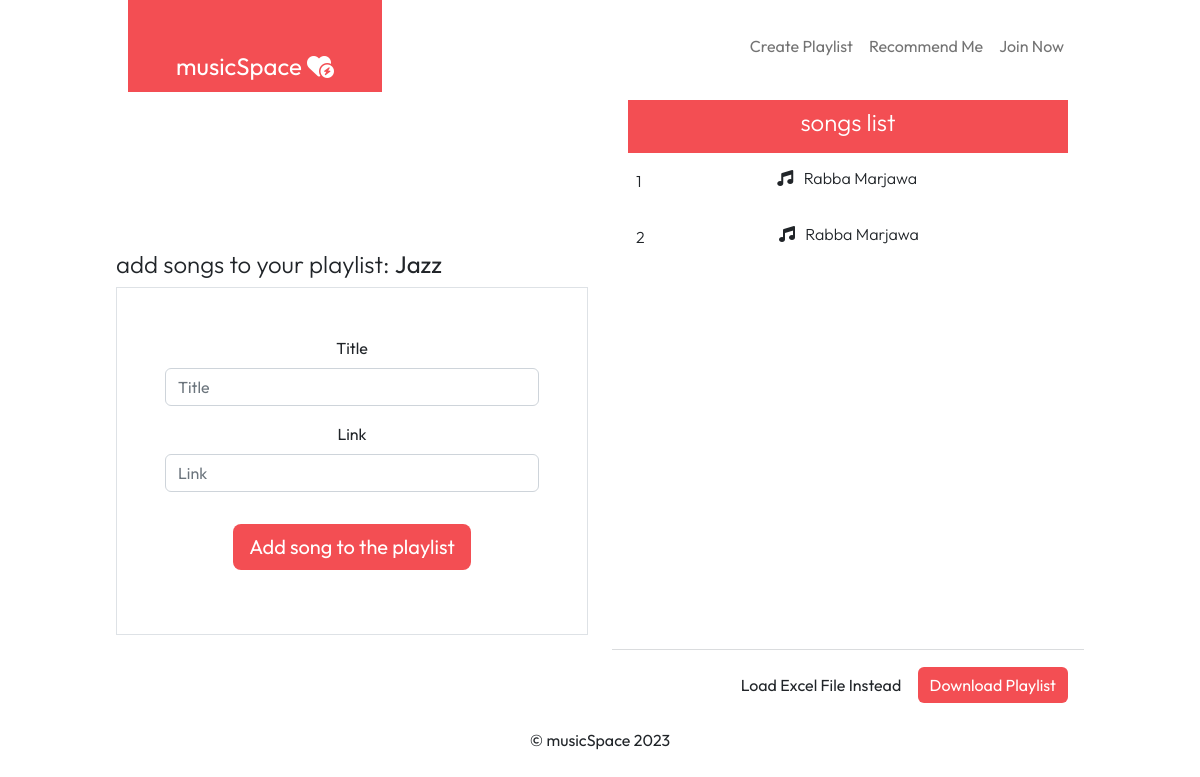
The app's page /6/playlist, older data.
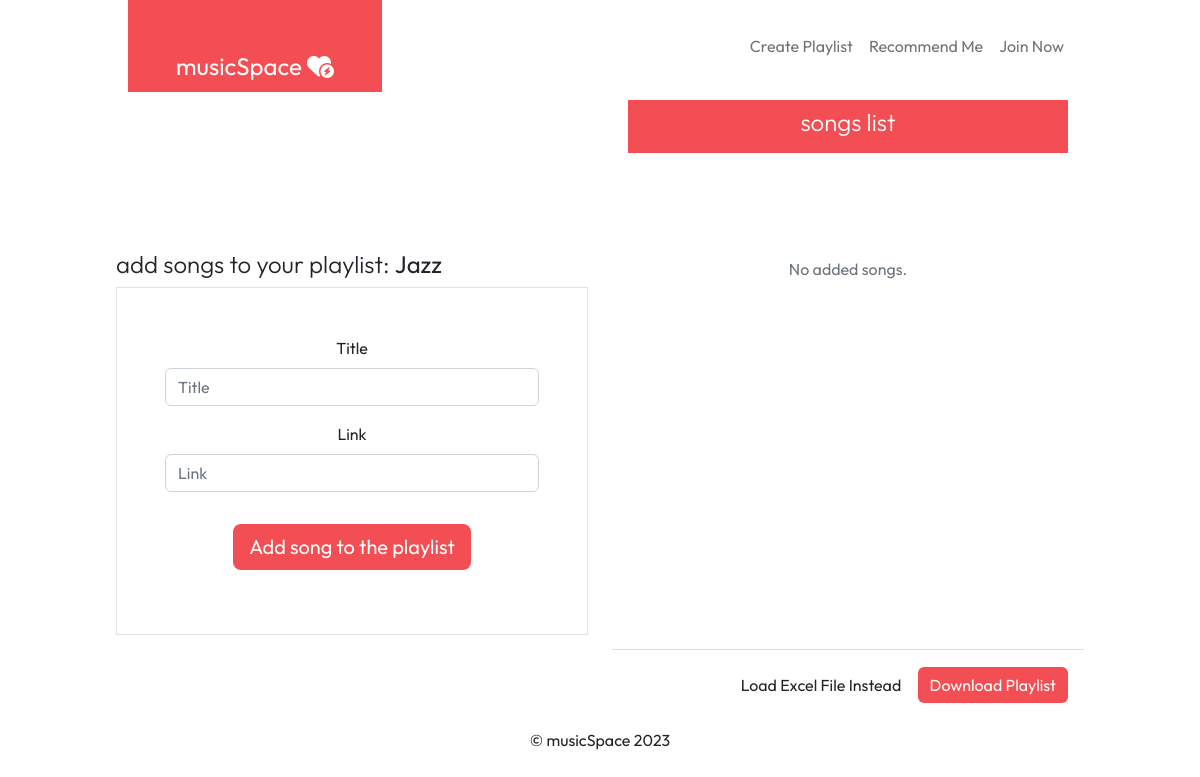
The same page, newer data.
### musicmaker/models.py (models this page shows, shortened)
class Song(models.Model):
    title = models.CharField(max_length=100)
    playlist = models.ForeignKey(Playlist, on_delete=models.CASCADE)
    link = models.URLField(null=False)

### musicmaker/views.py (the view, shortened to what this page needs)
# urls.py: path('<int:pk>/playlist', PlaylistDetailView.as_view(), name='pl-detail'),
class PlaylistDetailView(CreateView):
    model = Song
    fields=['title','link']
    template_name='musicmaker/playlist-detail.html'
    def get_context_data(self, **kwargs):
        context = super(PlaylistDetailView, self).get_context_data(**kwargs)
        pl= self.kwargs['pk']
        obj = get_object_or_404(Playlist, id=pl)
        songs = Song.objects.filter(playlist=obj).order_by('-id')
        context.update({ "songs":songs,'playlist':obj})
        return context

### templates/musicmaker/playlist-detail.html (shortened to what this page needs)
{% extends 'base.html' %}
{%load static%}
{% load django_bootstrap5 %}
{% block bodyblock%}
<div class="row">
    <div class="col">
        <div class="mb-0 pb-0 mx-3 d-flex justify-content-end">
          </div>
          <h4 class="text-start fw-light">add songs to your playlist: <b>{{playlist.name|truncatechars:15}}</b></h4>
          <div class="border p-5">
            <form action="" method="post" class="text-center">
                {% bootstrap_form form layout='floating'  %}
                <div class="d-flex justify-content-center my-3">
                    <button class="btn btn-lg btn-primary mt-3">Add song to the playlist</button>
                </div>
            </form>
          </div>
    </div>
    <div class="col">
        <div class="ms-body py-2 mt-0 mx-3">
            <h4 class="text-white text-center fw-light">songs list</h4>
          </div>
          <div class="mx-3 p-2" style="height:60vh; overflow: auto;">
          {% for object in songs %}
                 <div class="py-2">
                  <a href="" class="text-decoration-none text-dark">
                      <div class="d-flex justify-content-between">
                        <div class="text-center">
                            <p class="fw-light">{{forloop.counter}}</p>
                        </div>
                          <div>
                            <h6 class="fw-light"> <i class="fa-solid fa-music"></i> &nbsp; {{object.title}} &nbsp;
                          </h6></div>
                      </div>
                     </a>
                 </div>
            {% empty %}
            <p class="text-muted text-center p-5 m-5">No added songs.</p>
            {% endfor %}
           </div>
           <hr class="text-secondary pt-0 pb-0">
           <div class="mx-3 d-flex justify-content-end">
            <div>
                <button class="btn btn-text"> Load Excel File Instead</button>
                <a href="{%url 'musicmaker:download' pk=playlist.id%}"  class="btn btn-primary"> Download Playlist</a>
            </div>
           </div>
    </div>
</div>
{%endblock%}

Row changes from the older to the newer data that the page shows:
removed Song: title "Rabba Marjawa"
removed Song: title "Rabba Marjawa"
Text that changed along with them:
text now shown: "No added songs."
